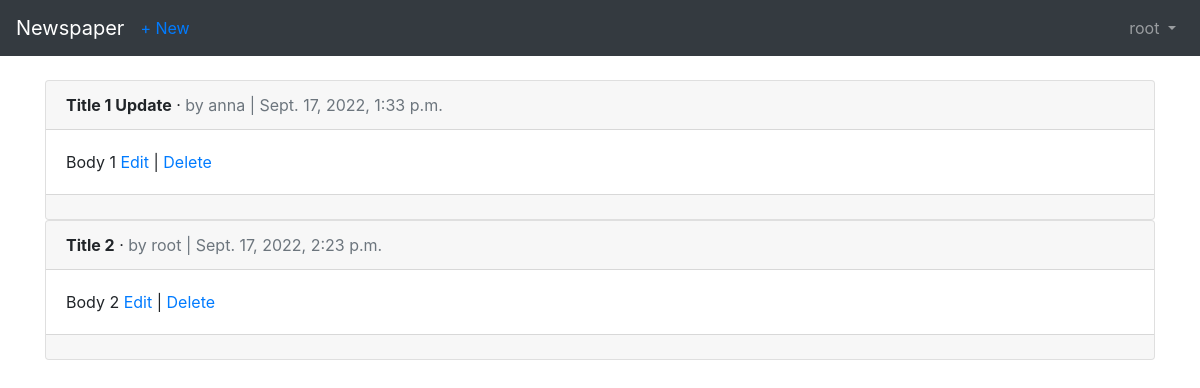
/articles/ (signed in), run on an earlier commit of the app's database.
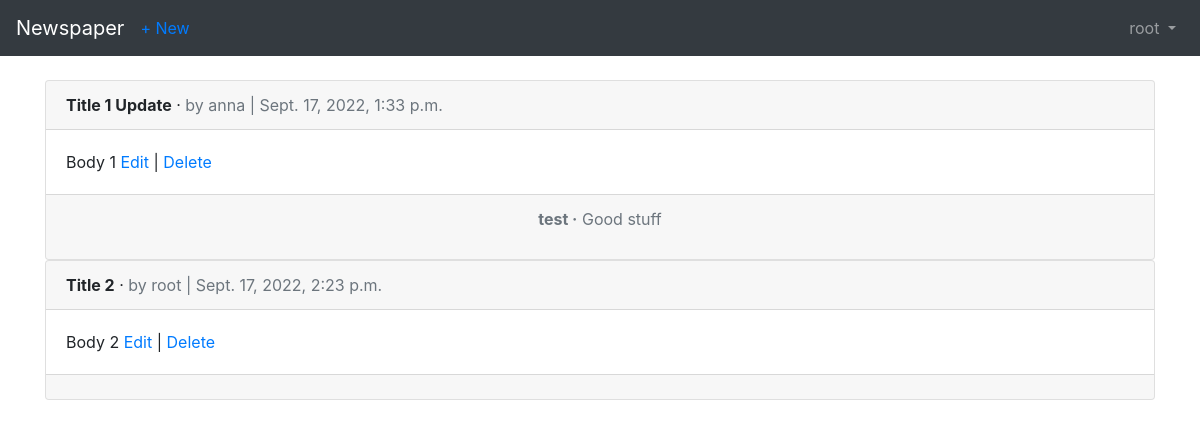
And on a later commit of the database.
### articles/models.py (models this page shows, shortened)
class Article(models.Model):
    title = models.CharField(max_length=255)
    body = models.TextField()
    date = models.DateTimeField(auto_now_add=True)
    author = models.ForeignKey(settings.AUTH_USER_MODEL, on_delete=models.CASCADE,)

class Comment(models.Model):
    article = models.ForeignKey(Article, on_delete=models.CASCADE, related_name='comments')
    comment = models.CharField(max_length=140)
    author = models.ForeignKey(
        settings.AUTH_USER_MODEL,
        on_delete=models.CASCADE,
    )
    def __str__(self):
        return self.comment

### users/models.py (models this page shows)
class CustomUser(AbstractUser):
    age = models.PositiveIntegerField(default=0)

### articles/views.py (the view)
# urls.py: path('', views.ArticleListView.as_view(), name='article_list'),
class ArticleListView(LoginRequiredMixin, ListView):
    model = models.Article
    template_name = 'article_list.html'
    login_url = 'login'

### templates/article_list.html (shortened to what this page needs)
{% extends 'base.html' %}
{% block content %}
{% for article in object_list %}
<div class="card">
  <div class="card-header">
    <span class="font-weight-bold">{{ article.title }}</span> &middot;
    <span class="text-muted">by {{ article.author }} | {{ article.date }}</span>
</div>
<div class="card-body">
  {{ article.body }}
  <a href="{% url 'article_edit' article.pk %}">Edit</a> |
  <a href="{% url 'article_delete' article.pk %}">Delete</a>
</div>
<div class="card-footer text-center text-muted">
  {% for comment in article.comments.all %}
    <p>
      <span class="font-weight-bold">{{ comment.author }} &middot</span>
      {{ comment }}
    </p>
  {% endfor %}
</div>
</div>
{% endfor %}
{% endblock content %}

What changed in the data, as far as the page shows it:
added Comment: author "test", comment "Good stuff", shown under Article "Title 1 Update"
